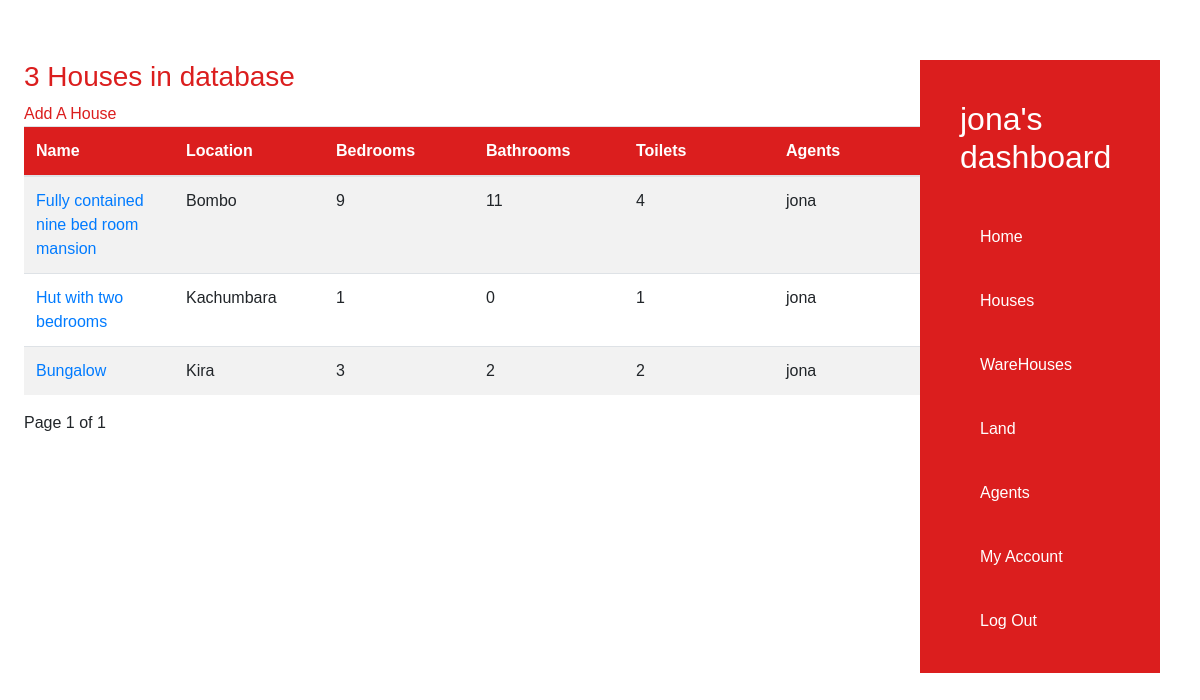
The page /houses/ (signed in) on the database its author committed.
### properties/models.py (models this page shows, shortened)
class House(models.Model):
    name=models.CharField(max_length=40)
    price=models.IntegerField()
    location=models.CharField(max_length=25)
    bedrooms=models.IntegerField()
    bathrooms=models.IntegerField()
    toilets=models.IntegerField()
    swimming_pool=models.BooleanField()
    agent=models.ForeignKey(User,on_delete=models.CASCADE)
    uploaded=models.DateField(auto_now_add=True)

### properties/views.py (the view)
# urls.py: path('houses/',views.HouseListView.as_view(),name='houses'),
class HouseListView(ListView):
    queryset=House.objects.order_by('-id').all()
    context_object_name='houses'
    template_name='properties/houses.html'
    paginate_by=20

### properties/templates/properties/houses.html (shortened to what this page needs)
{% extends 'properties/dashboard.html' %}
{% block content %}
{% if houses %}
<h3 class="red-text">{{ houses.count }} House{{houses.count|pluralize}} in database</h3>
<span><a href="{% url 'properties:create_house' %}" class="red-text">Add A House</a></span>
<table class="table table-striped table-inverse table-responsive">
    <thead class="thead-inverse">
        <tr>
            <th>Name</th>
            <th>Location</th>
            <th>Bedrooms</th>
            <th>Bathrooms</th>
            <th>Toilets</th>
            <th>Agents</th>
        </tr>
        </thead>
        <tbody>
            {% for house in houses %}
            <tr>
                <td><a href="/update_house/{{house.id}}">{{ house.name }}</a></td>
                <td>{{house.location}}</td>
                <td>{{house.bedrooms}}</td>
                <td>{{house.bathrooms}}</td>
                <td>{{house.toilets}}</td>
                <td>{{house.agent}}</td>
            </tr>
            {% endfor %}
        </tbody>
</table>
    {% include 'properties/pagination.html' %}
    {% else %}
    <h3>There are no houses yet.</h3>
    <a href="{% url 'properties:create_house' %}">Add A House</a>
{% endif %}
{% endblock content %}

### properties/templates/properties/dashboard.html (shortened to what this page needs)
{% load static %}
<!DOCTYPE html>
<html lang="en">
  <head>
    <link rel="stylesheet" href="{% static 'properties/css/main.css' %}" />
    <link rel="stylesheet" href="{% static 'properties/css/bootstrap.min.css' %}">
  </head>
  <body>
    <div id="dashboard">
      {% block content %} {% endblock content %}
    </div>
    <div class="side-bar">
      <ul class="options">
        <h2 class="opt-item">{{user}}'s dashboard</h2>
        <li class="opt-item"><a href="{% url 'properties:admin_dashboard' %}" class="opt-link">Home</a></li>
        <li class="opt-item"><a href="{% url 'properties:houses' %}" class="opt-link">Houses</a></li>
        <li class="opt-item"><a href="" class="opt-link">WareHouses</a></li>
        <li class="opt-item"><a href="" class="opt-link">Land</a></li>
        <li class="opt-item"><a href="" class="opt-link">Agents</a></li>
        <li class="opt-item"><a href="" class="opt-link">My Account</a></li>
        <li class="opt-item"><a href="" class="opt-link">Log Out</a></li>
      </ul>
    </div>
  </body>
</html>

### properties/static/properties/css/main.css (style rules this page uses)
:root { --primarycolor: rgb(219, 30, 30); --black: black; --blackish: rgba(0, 0, 0, 0.404); --white: white; --whitish: rgba(255, 255, 255, 0.671); --dunno:rgb(250, 246, 240); }
html { scroll-behavior: smooth; overflow-x: hidden; }
body { background-color: ; }
* { padding: 0; margin: 0; box-sizing: border-box; font-family: "Poppins", sans-serif; }
a { text-decoration: none; }
ul { list-style: none; }
.red-text { color: var(--primarycolor); }
#dashboard { padding: 5% 0% 2% 2%; }
.side-bar { position: fixed; top :5%; left: 75%; width: 20%; margin: 20px; }
.options { background-color: var(--primarycolor); color: var(--white); width: 100%; padding: 20px; }
.opt-item { padding: 20px; }
.opt-link { padding: 20px; color: white; height: 20px; }
.table thead { background-color: var(--primarycolor); color: var(--white); }
.table td { width: 150px; }
li { list-style-type:none ; }

### rows shown on the page
House: name "Fully contained nine bed room mansion", location "Bombo", bedrooms "9", bathrooms "11", toilets "4", agent "jona"
House: name "Hut with two bedrooms", location "Kachumbara", bedrooms "1", bathrooms "0", toilets "1", agent "jona"
House: name "Bungalow", location "Kira", bedrooms "3", bathrooms "2", toilets "2", agent "jona"

### other values the page prints
{{ houses.count }} "3"
{{ page_obj.number }} "1"
{{ page_obj.paginator.num_pages }} "1"
{{ user }} "jona"
